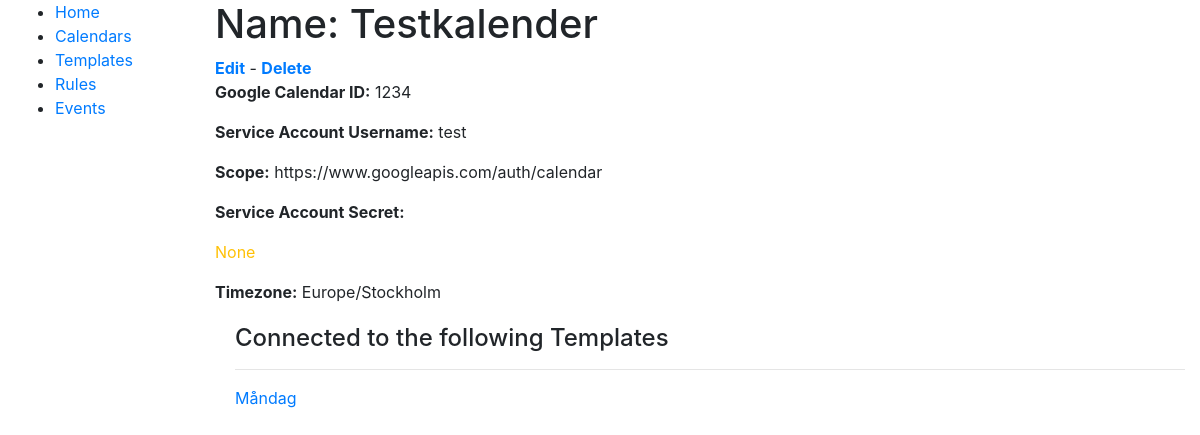
Page /scheduler/calendar/43aba253-812e-451b-aea5-1c71a67575f5 on the earlier database version.
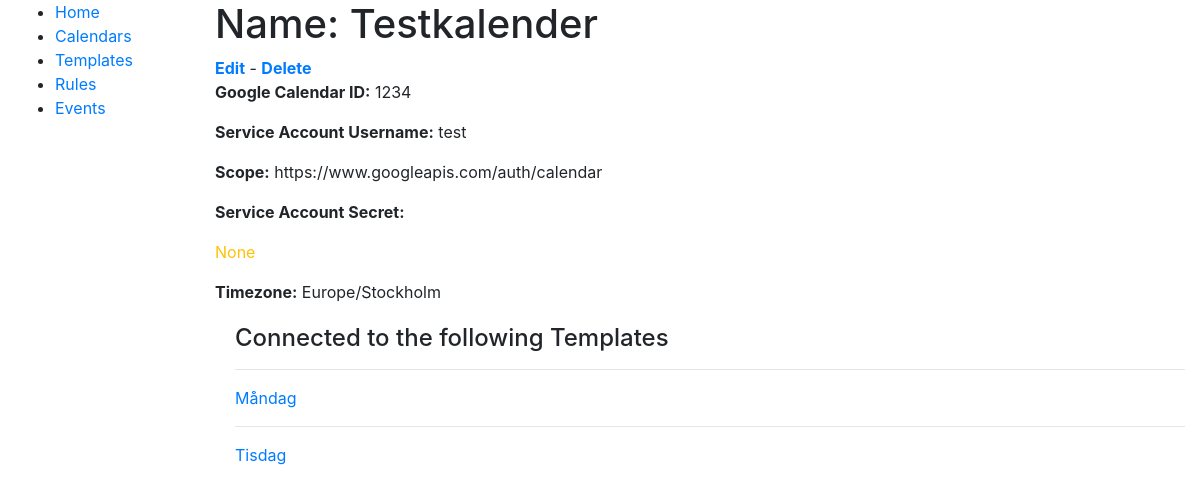
Same page on the later database version.
### scheduler/models.py (models this page shows, shortened)
class EventTemplate(models.Model):
    name = models.CharField(max_length=50, help_text="Enter a human-friendly name for this template")
    title = models.CharField(max_length=100, help_text="Enter title to be used for booking")
    header = models.CharField(max_length=200, help_text="Enter a, optional, header for the event to be inserted after the hosts name into the descriptionfield in the calendar event.", null=True, blank=True)
    body = models.TextField(max_length=1000, help_text="Enter a larger body of text to be inserted after the header in the description field in the calendar event", null=True, blank=True)
    calendar = models.ForeignKey('SchedulingCalendar', on_delete=models.SET_NULL, null=True, help_text="Select the calendar to sync events to.")
    synchronize = models.BooleanField(default=True, help_text="If active, scheduled events will be synced to Google calendar upon creation.")
    class Meta:
        ordering = ["name"]

### scheduler/views.py (the view)
# urls.py: path('calendar/<uuid:pk>', views.SchedulingCalendarDetailView.as_view(), name='calendar-detail'),
class SchedulingCalendarDetailView(generic.DetailView):
    model = SchedulingCalendar

### scheduler/templates/scheduler/schedulingcalendar_detail.html
{% extends "base_generic.html" %}
{% block content %}
  <h1>Name: {{ schedulingcalendar.name }}</h1>
  <strong class="text-success"><a href="{% url 'calendar-update' pk=schedulingcalendar.pk %}">Edit</a></strong> - <strong class="text-warning"><a href="{% url 'calendar-delete' pk=schedulingcalendar.pk %}">Delete</a></strong>
  <p><strong>Google Calendar ID:</strong> {{ schedulingcalendar.google_calendar_id }}</p>
  <p><strong>Service Account Username:</strong> {{ schedulingcalendar.service_account_username }}</p>
  <p><strong>Scope:</strong> {{ schedulingcalendar.scope }}</p>
  <p><strong>Service Account Secret:</strong> {% if schedulingcalendar.service_account %}<p class="text-success">Uploaded{% else %}<p class="text-warning">None{% endif %}</p></p>
  <p><strong>Timezone:</strong> {{ schedulingcalendar.timezone }}</p>
  <div style="margin-left:20px;margin-top:20px">
    <h4>Connected to the following Templates</h4>
      {% for template in schedulingcalendar.eventtemplate_set.all %}
        <hr>
        <p><a href="{% url 'template-detail' pk=template.pk %}">{{ template.name }}</a></p>
      {% endfor %}
  </div>
{% endblock %}

Differences in the rows shown:
added EventTemplate: name "Tisdag"
